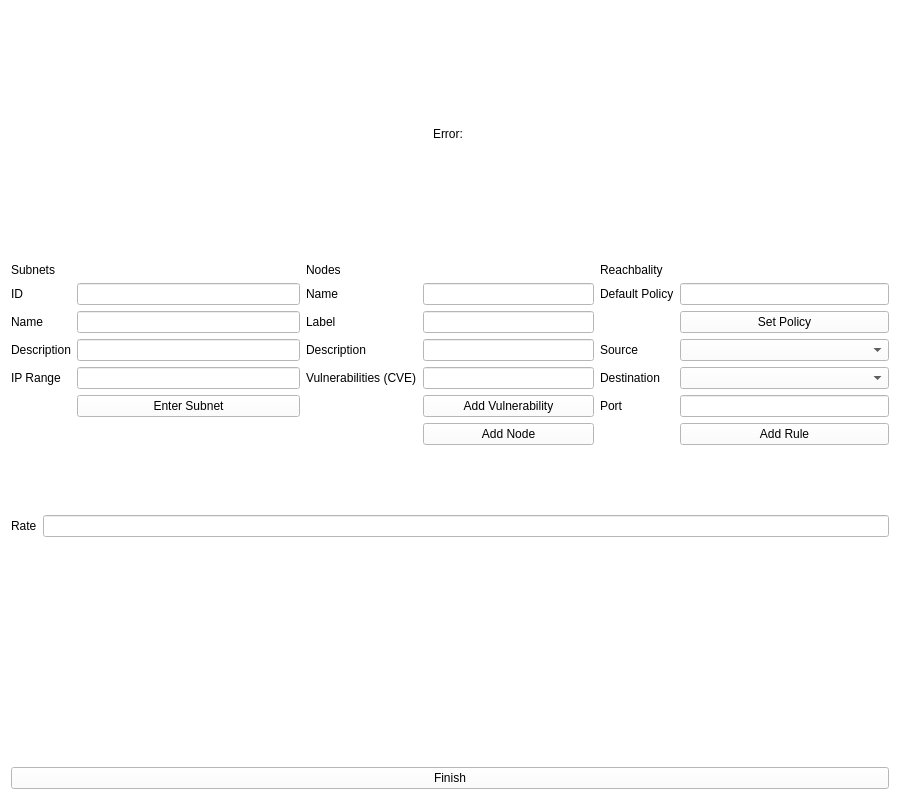
<?xml version="1.0" encoding="UTF-8"?>
<ui version="4.0">
 <class>Form</class>
 <widget class="QWidget" name="Form">
  <property name="geometry">
   <rect>
    <x>0</x>
    <y>0</y>
    <width>900</width>
    <height>800</height>
   </rect>
  </property>
  <property name="windowTitle">
   <string>Form</string>
  </property>
  <property name="styleSheet">
   <string notr="true">background-color: rgb(255, 255, 255);</string>
  </property>
  <layout class="QVBoxLayout" name="verticalLayout">
   <item alignment="Qt::AlignHCenter|Qt::AlignVCenter">
    <widget class="QLabel" name="msgLabel">
     <property name="text">
      <string>Error: </string>
     </property>
     <property name="buddy">
      <cstring></cstring>
     </property>
    </widget>
   </item>
   <item>
    <layout class="QHBoxLayout" name="horizontalLayout_2">
     <item>
      <layout class="QFormLayout" name="subnetsLayout">
       <item row="1" column="0">
        <widget class="QLabel" name="iDLabel">
         <property name="text">
          <string>ID</string>
         </property>
        </widget>
       </item>
       <item row="1" column="1">
        <widget class="QLineEdit" name="iDLineEdit"/>
       </item>
       <item row="2" column="0">
        <widget class="QLabel" name="nameLabel">
         <property name="text">
          <string>Name</string>
         </property>
        </widget>
       </item>
       <item row="2" column="1">
        <widget class="QLineEdit" name="nameLineEdit"/>
       </item>
       <item row="3" column="0">
        <widget class="QLabel" name="descriptionLabel">
         <property name="text">
          <string>Description</string>
         </property>
        </widget>
       </item>
       <item row="3" column="1">
        <widget class="QLineEdit" name="descriptionLineEdit"/>
       </item>
       <item row="5" column="0">
        <widget class="QLabel" name="iPRangeLabel">
         <property name="text">
          <string>IP Range</string>
         </property>
        </widget>
       </item>
       <item row="5" column="1">
        <widget class="QLineEdit" name="iPRangeLineEdit"/>
       </item>
       <item row="6" column="1">
        <widget class="QPushButton" name="pushButton">
         <property name="text">
          <string>Enter Subnet</string>
         </property>
        </widget>
       </item>
       <item row="0" column="0">
        <widget class="QLabel" name="subnetsLabel">
         <property name="text">
          <string>Subnets</string>
         </property>
        </widget>
       </item>
      </layout>
     </item>
     <item>
      <layout class="QFormLayout" name="nodesLayout">
       <item row="1" column="0">
        <widget class="QLabel" name="nameLabel_2">
         <property name="text">
          <string>Name</string>
         </property>
        </widget>
       </item>
       <item row="1" column="1">
        <widget class="QLineEdit" name="nameLineEdit_2"/>
       </item>
       <item row="2" column="0">
        <widget class="QLabel" name="labelLabel">
         <property name="text">
          <string>Label</string>
         </property>
        </widget>
       </item>
       <item row="2" column="1">
        <widget class="QLineEdit" name="labelLineEdit"/>
       </item>
       <item row="3" column="0">
        <widget class="QLabel" name="descriptionLabel_2">
         <property name="text">
          <string>Description</string>
         </property>
        </widget>
       </item>
       <item row="3" column="1">
        <widget class="QLineEdit" name="descriptionLineEdit_2"/>
       </item>
       <item row="4" column="0">
        <widget class="QLabel" name="vulnerabilitiesCVELabel">
         <property name="text">
          <string>Vulnerabilities (CVE)</string>
         </property>
        </widget>
       </item>
       <item row="4" column="1">
        <widget class="QLineEdit" name="vulnerabilitiesCVELineEdit"/>
       </item>
       <item row="5" column="1">
        <widget class="QPushButton" name="pushButton_2">
         <property name="text">
          <string>Add Vulnerability</string>
         </property>
        </widget>
       </item>
       <item row="6" column="1">
        <widget class="QPushButton" name="pushButton_3">
         <property name="text">
          <string>Add Node</string>
         </property>
        </widget>
       </item>
       <item row="0" column="0">
        <widget class="QLabel" name="nodesLabel">
         <property name="text">
          <string>Nodes</string>
         </property>
        </widget>
       </item>
      </layout>
     </item>
     <item>
      <layout class="QFormLayout" name="reachLayout">
       <item row="0" column="0">
        <widget class="QLabel" name="reachLabel">
         <property name="text">
          <string>Reachbality</string>
         </property>
        </widget>
       </item>
       <item row="1" column="0">
        <widget class="QLabel" name="defaultPolicyLabel">
         <property name="text">
          <string>Default Policy</string>
         </property>
        </widget>
       </item>
       <item row="1" column="1">
        <widget class="QLineEdit" name="defaultPolicyLineEdit"/>
       </item>
       <item row="2" column="1">
        <widget class="QPushButton" name="pushButton_4">
         <property name="text">
          <string>Set Policy</string>
         </property>
        </widget>
       </item>
       <item row="3" column="0">
        <widget class="QLabel" name="sourceLabel_2">
         <property name="text">
          <string>Source</string>
         </property>
        </widget>
       </item>
       <item row="3" column="1">
        <widget class="QComboBox" name="sourceComboBox"/>
       </item>
       <item row="4" column="0">
        <widget class="QLabel" name="destinationLabel">
         <property name="text">
          <string>Destination</string>
         </property>
        </widget>
       </item>
       <item row="4" column="1">
        <widget class="QComboBox" name="destinationComboBox"/>
       </item>
       <item row="5" column="0">
        <widget class="QLabel" name="portLabel">
         <property name="text">
          <string>Port</string>
         </property>
        </widget>
       </item>
       <item row="5" column="1">
        <widget class="QLineEdit" name="portLineEdit"/>
       </item>
       <item row="6" column="1">
        <widget class="QPushButton" name="pushButton_5">
         <property name="text">
          <string>Add Rule</string>
         </property>
        </widget>
       </item>
      </layout>
     </item>
    </layout>
   </item>
   <item>
    <layout class="QFormLayout" name="rateLayout">
     <item row="0" column="1">
      <widget class="QLineEdit" name="rateLineEdit"/>
     </item>
     <item row="0" column="0">
      <widget class="QLabel" name="rateLabel">
       <property name="text">
        <string>Rate</string>
       </property>
      </widget>
     </item>
    </layout>
   </item>
   <item>
    <widget class="QPushButton" name="pushButton_6">
     <property name="text">
      <string>Finish</string>
     </property>
    </widget>
   </item>
  </layout>
 </widget>
 <resources/>
 <connections/>
</ui>
